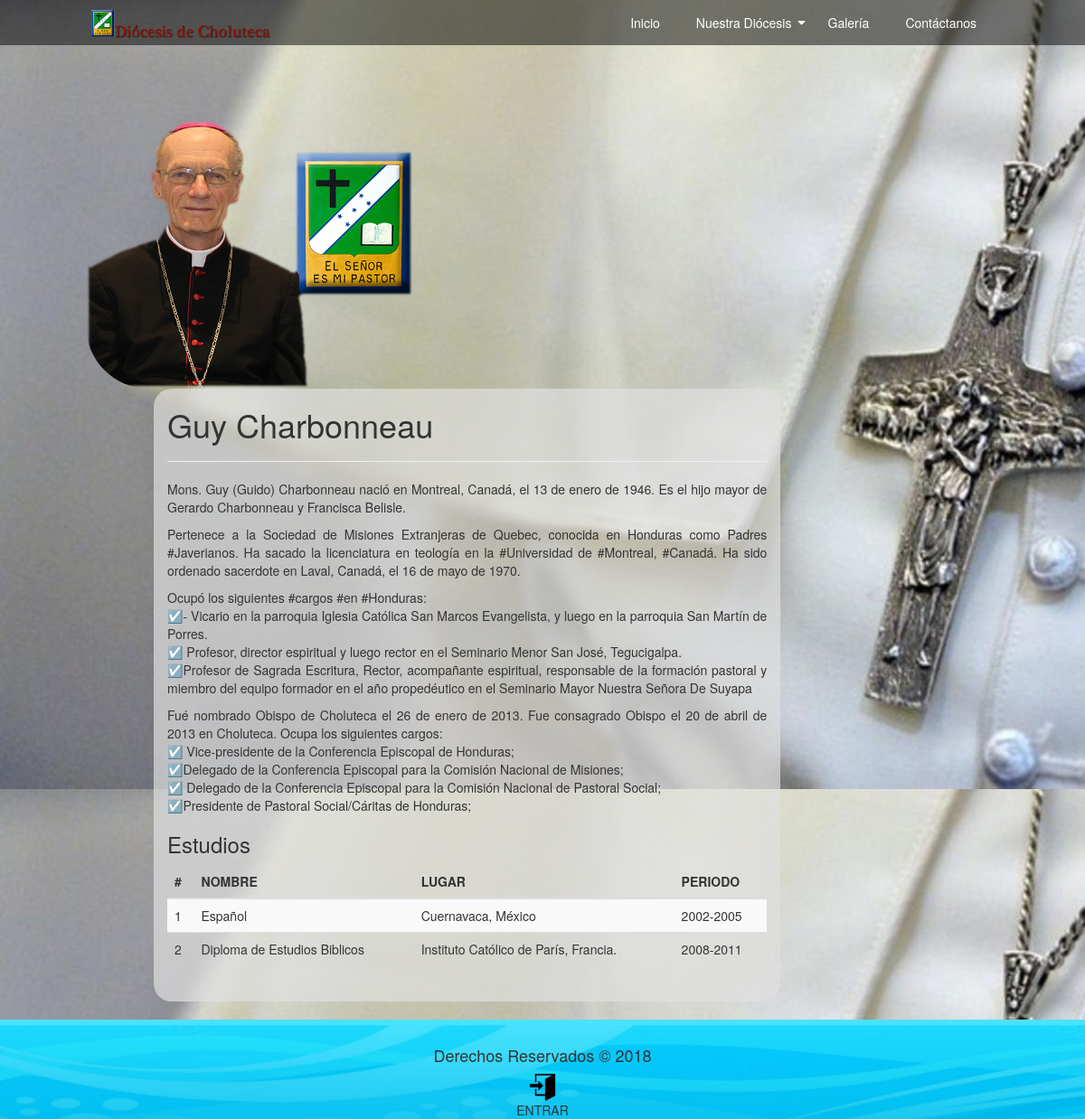
/principal/obispo/, run on the app's committed database.
### principal/models.py (models this page shows, shortened)
@python_2_unicode_compatible
class Empleado(models.Model):
	SEXOS = (
		('1', 'Masculino'),
		('2', 'Femenino')
	)
	numero_identidad = models.CharField(max_length=15,verbose_name='Numero de Identidad')
	nombre =models.CharField(max_length=30)
	apellido =models.CharField(max_length=30)
	fecha_nac =  models.DateField(verbose_name='Fecha de Nacimiento')
	fecha_ord =  models.DateField(verbose_name='Fecha de Ordenacion',null=True,blank=True)
	telefono = models.CharField(max_length=20)
	direccion = models.TextField()
	biografia = models.TextField(null=True,blank=True)
	correo = models.EmailField()
	estado_obispo= models.BooleanField(default=False)
	estado_sacerdote= models.BooleanField(default=False)
	estado= models.BooleanField(default=True)
	imagen = models.ImageField(upload_to = 'empleado')
	sexo = models.CharField(max_length=10, choices=SEXOS)
	cargo = models.ForeignKey(Cargo)
	estudios= models.ManyToManyField(Estudio)
	user = models.OneToOneField(User,null=True,blank=True)

@python_2_unicode_compatible
class  Estudio(models.Model):
	nombre = models.CharField(max_length=30)
	lugar = models.CharField(max_length=50)
	periodo = models.CharField(max_length=20)
	def __str__(self):
		return "{} {} - {}" .format(self.nombre,self.lugar,self.periodo)

### principal/views.py (the view)
# urls.py: url(r'^obispo/(?P<pk>\d+)/ver/$', views.obispo_ver, name='obispo_ver'),
def obispo(request):
	usuarios = User.objects.all()
	lista=[]
	for s in usuarios:
		if not Empleado.objects.filter(user=s).exists():
			lista.append(int(s.id))
	form= ObispoForm()
	form.fields['fecha_ord'].label= 'Fecha de Ordenación'
	form.fields['direccion'].label= 'Dirección del Obispo'
	form.fields['biografia'].label= 'Biografía del Obispo'
	form.fields['cargo'].label= 'Seleccioné el Cargo'
	form.fields['user'].label= 'Seleccioné el Usuario'
	form.fields['estudios'].label= 'Seleccioné los Estudios del Obispo'
	form.fields['user'].queryset= User.objects.filter(id__in=lista)
	for field in form.fields:
		form.fields[field].widget.attrs['class']='form-control'
	if Empleado.objects.filter(estado_obispo= True).exists():
		empleado = Empleado.objects.get(estado_obispo= True, estado=True)
		estado= False
	else :
		estado= True
		empleado= "No hay Obispo Actual"
	data = {
		'empleado': empleado,
		'form': form,
		'estado':estado
	}
	return render(request, 'obispo.html',data )

### principal/models.py (called while the page is built)
	def __str__(self):
		return self.cargo

### principal/templates/obispo.html (shortened to what this page needs)
{% extends "base.html" %}
{% block contenido %}
	<div class="container.responsive row" id="sss">
		{% if not estado  %}
		<div id="data_Obispo">
			<div class="col-md-3" id="guyimg">
				<img src="/media/{{empleado.imagen}}" alt="...">
			</div>
			<div class="bio col-md-8" style="">
				<h1>{{empleado.nombre}} {{empleado.apellido}}</h1>
				<hr>
				<p>{{empleado.biografia|linebreaks}}</p>
				<h3>Estudios</h3>
				<table class="table table-striped">
					<thead>
						<tr>
							<th>#</th>
							<th>NOMBRE</th>
							<th>LUGAR</th>
							<th>PERIODO</th>
						</tr>
					</thead>
					<tbody >
						{% for e in empleado.estudios.all  %}
							<tr>
								<td>{{forloop.counter}}</td>
								<td>{{e.nombre}} </td>
								<td>{{e.lugar}}</td>
								<td>{{e.periodo}}</td>
							</tr>
						{% empty %}
							<div class="alert alert-danger" role="alert">
								<p>
									No hay Estudios
								</p>
							</div>
						{% endfor %}
					</tbody>
				</table>
			</div>
		</div>
		{% endif %}
	</div>
{% endblock  %}

### global_static/css/estilos.css (style rules this page uses)
html, body { margin: 0; padding: 0; width: 100%; }
body { font-family: "Helvetica Neue",sans-serif, Arial; font-weight: lighter; }
#sss { background: url(../img/123.jpg) ; padding-top: 130px; padding-left: 80px; padding-right: 80px; margin: 0 auto; height: 100%; width: 100%; text-align: center; }
.bio { background: rgba(224,224,224,0.7); border-radius: 20px; text-align: justify; margin-left: 90px; margin-bottom: 20px; padding-bottom: 20px; }
#guyimg img { height: 300px; border-radius: 70px; }
* { margin: 0; padding: 0; box-sizing:border-box; }
body { background: #DBDBDB; font-family: 'Open sans'; }

### data on the page
Empleado: imagen (picture), nombre "Guy", apellido "Charbonneau", biografia "Mons. Guy (Guido) Charbonneau nació en Montreal, Canadá, el 13 de enero de 1946. Es el hijo mayor de Gerardo Charbonneau y Francisca Belisle. Pertenece a la Sociedad de Misiones Extranjeras de Quebec, conocida en Honduras como Padres #Javerianos. Ha sacado la licenciatura en teología en la #Universidad de #Montreal, #Canadá. Ha sido ordenado sacerdote en Laval, Canadá, el 16 de mayo de 1970. Ocupó los siguientes #cargos #en #Honduras: ☑️- Vicario en la parroquia Iglesia Católica San Marcos Evangelista, y luego en la parroquia San Martín de Porres. ☑️ Profesor, director espiritual y luego rector en el Seminario Menor San José, Tegucigalpa. ☑️Profesor de Sagrada Escritura, Rector, acompañante…"
Estudio: nombre "Español", lugar "Cuernavaca, México", periodo "2002-2005"
Estudio: nombre "Diploma de Estudios Biblicos", lugar "Instituto Católico de París, Francia.", periodo "2008-2011"
